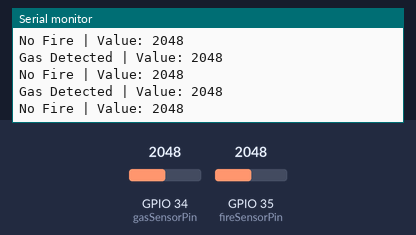
Bench run of a program on a simulated ESP32. On the bench: the last lines printed to the serial monitor. The test bench sets the inputs (shaded band); at power-on: GPIO 35 (fireSensorPin) = 2048, GPIO 34 (gasSensorPin) = 2048. WiFi joins after 1.5 s; servers stay silent unless stated.

Above: at 5.2 s.
5.3 s: GPIO 35 (fireSensorPin) set to 1073
At 5.51 s:
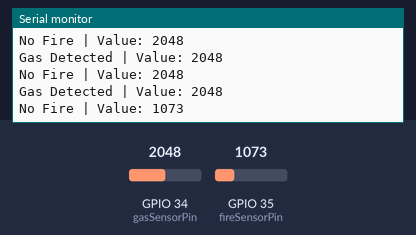
6.8 s: GPIO 35 (fireSensorPin) set to 932
At 7.01 s:
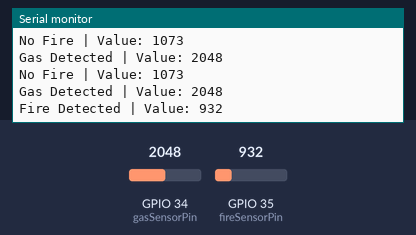

The program:

main.cpp
```cpp
#include <Arduino.h>
#include <WiFi.h>
#include <AsyncTCP.h>
#include <AsyncElegantOTA.h>
#include <ESPAsyncWebServer.h>
#include "soc/soc.h"
#include "soc/rtc_cntl_reg.h"
#include "freertos/FreeRTOS.h"
#include "freertos/task.h"

// Change these to your network credentials
const char *ssid = "Your_SSID";
const char *password = "Your_Password";

#define fire_threshold 1000
#define gas_threshold 1300

// Create AsyncWebServer object on port 80
AsyncWebServer server(80);

// Create Event Source at /events
AsyncEventSource events("/events");

// Sensor pins
const int gasSensorPin = 34;
const int fireSensorPin = 35;
// const int pirSensorPin = 32;

// ESP32 client IP address
const char *clientIP = "192.168.1.124"; // Replace with ESP32 client IP address

// Task handles
TaskHandle_t TaskFireHandle = NULL;
TaskHandle_t TaskGasHandle = NULL;
// TaskHandle_t TaskPirHandle = NULL;

// Global sensor status
volatile bool fireDetected = false;
volatile bool gasDetected = false;
// volatile bool motionDetected = false;

// WiFi Initialization
void initWiFi()
{
  WiFi.mode(WIFI_STA);
  WiFi.begin(ssid, password);
  Serial.print("Connecting to WiFi");
  while (WiFi.status() != WL_CONNECTED)
  {
    Serial.println('.');
    vTaskDelay(pdMS_TO_TICKS(1000));
  }
  Serial.print("IP Address: ");
  Serial.println(WiFi.localIP());
}

const char index_html[] PROGMEM = R"rawliteral(
<!DOCTYPE HTML><html>
<head>
  <title>ESP32 Sensor Notifications</title>
  <meta name="viewport" content="width=device-width, initial-scale=1">
  <style>
    html {font-family: Arial; display: inline-block; text-align: center;}
    p { font-size: 1.2rem;}
    body {  margin: 0;}
    .topnav { overflow: hidden; background-color: #50B8B4; color: white; font-size: 1rem; }
    .content { padding: 20px; }
    .card { background-color: white; box-shadow: 2px 2px 12px 1px rgba(140,140,140,.5); max-width: 600px; margin: 0 auto; }
    .status { font-size: 1.4rem; }
    .status.red { color: red; }
  </style>
</head>
<body>
  <div class="topnav">
    <h1>ESP32 Sensor Notifications</h1>
  </div>
  <div class="content">
    <div class="card">
      <p class="status" id="fire-status">Fire Status: Loading...</p>
      <p class="status" id="gas-status">Gas Status: Loading...</p>
      <p class="status" id="pir-status">PIR Status: Loading...</p>
    </div>
  </div>
<script>
if (!!window.EventSource) {
 var source = new EventSource('/events');

 source.addEventListener('open', function(e) {
  console.log("Events Connected");
 }, false);
 source.addEventListener('error', function(e) {
  if (e.target.readyState != EventSource.OPEN) {
    console.log("Events Disconnected");
  }
 }, false);

 source.addEventListener('fire-status', function(e) {
  console.log("fire-status", e.data);
  var fireStatus = document.getElementById("fire-status");
  fireStatus.innerHTML = "Fire Status: " + e.data;
  if (e.data == "Fire Detected") {
    fireStatus.classList.add("red");
  } else {
    fireStatus.classList.remove("red");
  }
 }, false);

 source.addEventListener('gas-status', function(e) {
  console.log("gas-status", e.data);
  var gasStatus = document.getElementById("gas-status");
  gasStatus.innerHTML = "Gas Status: " + e.data;
  if (e.data == "Gas Detected") {
    gasStatus.classList.add("red");
  } else {
    gasStatus.classList.remove("red");
  }
 }, false);

 source.addEventListener('pir-status', function(e) {
  console.log("pir-status", e.data);
  var pirStatus = document.getElementById("pir-status");
  pirStatus.innerHTML = "PIR Status: " + e.data;
  if (e.data == "Motion Detected") {
    pirStatus.classList.add("red");
  } else {
    pirStatus.classList.remove("red");
  }
 }, false);
}
</script>
</body>
</html>)rawliteral";

// Function to control the alarm
void controlAlarm()
{
  WiFiClient client;
  if (fireDetected || gasDetected)
  {
    if (client.connect(clientIP, 80))
    {
      client.print(String("GET ") + "/alarm/on" + " HTTP/1.1\r\n" +
                   "Host: " + clientIP + "\r\n" +
                   "Connection: close\r\n\r\n");
    }
  }
  else
  {
    if (client.connect(clientIP, 80))
    {
      client.print(String("GET ") + "/alarm/off" + " HTTP/1.1\r\n" +
                   "Host: " + clientIP + "\r\n" +
                   "Connection: close\r\n\r\n");
    }
  }
}

// Task for fire sensor
void TaskFire(void *pvParameters)
{
  (void)pvParameters;
  int fireSensorStatus;
  String fireStatus;
  String fireValue;

  for (;;)
  {
    fireSensorStatus = analogRead(fireSensorPin);
    fireValue = String(fireSensorStatus);

    // Processing fire sensor status
    if (fireSensorStatus > fire_threshold)
    {
      fireStatus = "No Fire";
      fireDetected = false;
      Serial.print("No Fire | Value: ");
      Serial.println(fireSensorStatus);
    }
    else
    {
      fireStatus = "Fire Detected";
      fireDetected = true;
      Serial.print("Fire Detected | Value: ");
      Serial.println(fireSensorStatus);
    }

    // Send Event to Web Client with Fire Status and Sensor Value
    events.send(fireStatus.c_str(), "fire-status", millis());
    events.send(fireValue.c_str(), "fire-value", millis());

    // Control alarm based on fire sensor status
    controlAlarm();

    vTaskDelay(pdMS_TO_TICKS(100));
  }
}

// Task for gas sensor
void TaskGas(void *pvParameters)
{
  (void)pvParameters;
  int gasSensorStatus;
  String gasStatus;
  String gasValue;

  for (;;)
  {
    gasSensorStatus = analogRead(gasSensorPin);
    gasValue = String(gasSensorStatus);

    // Processing gas sensor status
    if (gasSensorStatus > gas_threshold)
    {
      gasStatus = "Gas Detected";
      gasDetected = true;
      Serial.print("Gas Detected | Value: ");
      Serial.println(gasSensorStatus);
    }
    else
    {
      gasStatus = "No Gas";
      gasDetected = false;
      Serial.print("No Gas | Value: ");
      Serial.println(gasSensorStatus);
    }

    // Send Event to Web Client with Gas Status and Sensor Value
    events.send(gasStatus.c_str(), "gas-status", millis());
    events.send(gasValue.c_str(), "gas-value", millis());

    // Control alarm based on gas sensor status
    controlAlarm();

    vTaskDelay(pdMS_TO_TICKS(100));
  }
}

void setup()
{
  // Disable brownout detection
  WRITE_PERI_REG(RTC_CNTL_BROWN_OUT_REG, 0);

  Serial.begin(115200);
  pinMode(fireSensorPin, INPUT);
  pinMode(gasSensorPin, INPUT);
  // pinMode(pirSensorPin, INPUT);

  initWiFi();

  // Handle Web Server
  server.on("/", HTTP_GET, [](AsyncWebServerRequest *request)
            { request->send_P(200, "text/html", index_html); });

  server.addHandler(&events);

  AsyncElegantOTA.begin(&server); // Start ElegantOTA

  server.begin();

  // Create task for fire sensor
  xTaskCreatePinnedToCore(
      TaskFire,        // Function to be executed as task
      "TaskFire",      // Name for this task
      8192,            // Task stack size (can be adjusted)
      NULL,            // Parameters passed to task
      1,               // Task priority (higher value means higher priority)
      &TaskFireHandle, // Handle for this task
      0                // Core where task will run (0 or 1)
  );

  // Create task for gas sensor
  xTaskCreatePinnedToCore(
      TaskGas,        // Function to be executed as task
      "TaskGas",      // Name for this task
      8192,           // Task stack size (can be adjusted)
      NULL,           // Parameters passed to task
      1,              // Task priority (higher value means higher priority)
      &TaskGasHandle, // Handle for this task
      0               // Core where task will run (0 or 1)
  );
}

void loop()
{
  // Main loop doesn't contain code because all logic is moved to tasks
}
```

Measured:
- the behaviour switches between 1001 and 1000 on GPIO 35 (fireSensorPin) (found by bisection; images 1 and 2)
- after the input at 5.3 s, the serial monitor: prints a new line at once (image 1)
- after the input at 6.8 s, the serial monitor: prints a new line at once (image 2)
